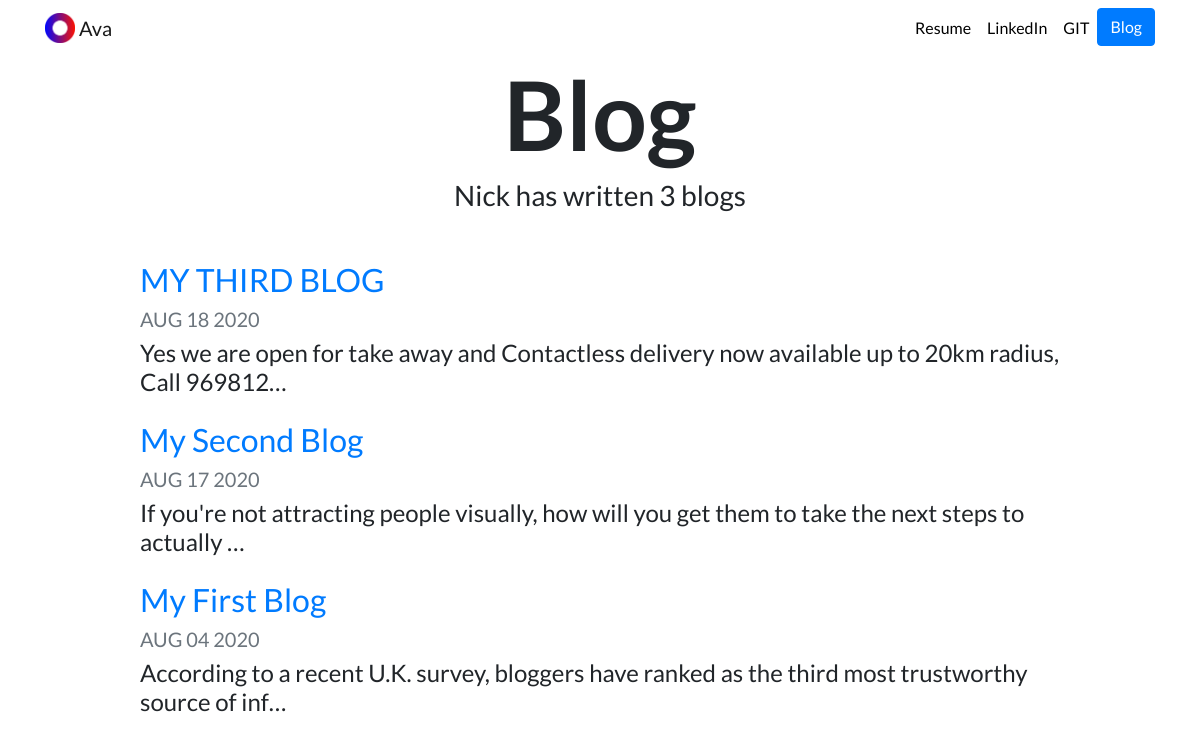
Screenshot of /blog/ with the database file from the repository.
### blog/models.py (models this page shows, shortened)
class Blog(models.Model):
    title = models.CharField(max_length=200)
    description = models.TextField()
    date = models.DateField()

### blog/views.py (the view)
# urls.py: path('', views.all_blogs, name='all_blogs'),
def all_blogs(request):
    blogs = Blog.objects.order_by('-date')
    return render(request, 'blog/all_blogs.html', {'blogs':blogs})

### blog/templates/blog/all_blogs.html
{% extends "portfolio/base.html" %}
{% load static %}
{% block content %}
<h1 id="blogtitle" class="font-weight-bold text-center">Blog</h1>
<h3 class="text-center mb-5">Nick has written {{ blogs.count }} blog{{ blogs.count|pluralize }}</h3>
{% for blog in blogs %}
<div class="row justify-content-center my-3">
  <div class="col-md-10">
    <a href="{% url 'blog:detail' blog.id %}">
      <h2>{{ blog.title }}</h2>
    </a>
    <h5 class="text-muted">{{ blog.date|date:'M d Y'|upper }}</h5>
    <h4>{{ blog.description|striptags|truncatechars:100 }}</h4>
  </div>
</div>
{% endfor %}
{% endblock %}

### portfolio/static/portfolio/custom.css (style rules this page uses)
body { font-family: 'Lato', sans-serif; }
#blogtitle { font-size: 6rem; }

### rows the page displays
Blog: title "MY THIRD BLOG", date "AUG 18 2020", description "Yes we are open for take away and Contactless delivery now available up to 20km radius, Call 969812…"
Blog: title "My Second Blog", date "AUG 17 2020", description "If you're not attracting people visually, how will you get them to take the next steps to actually …"
Blog: title "My First Blog", date "AUG 04 2020", description "According to a recent U.K. survey, bloggers have ranked as the third most trustworthy source of inf…"

### other values shown
{{ blogs.count }} "3"
